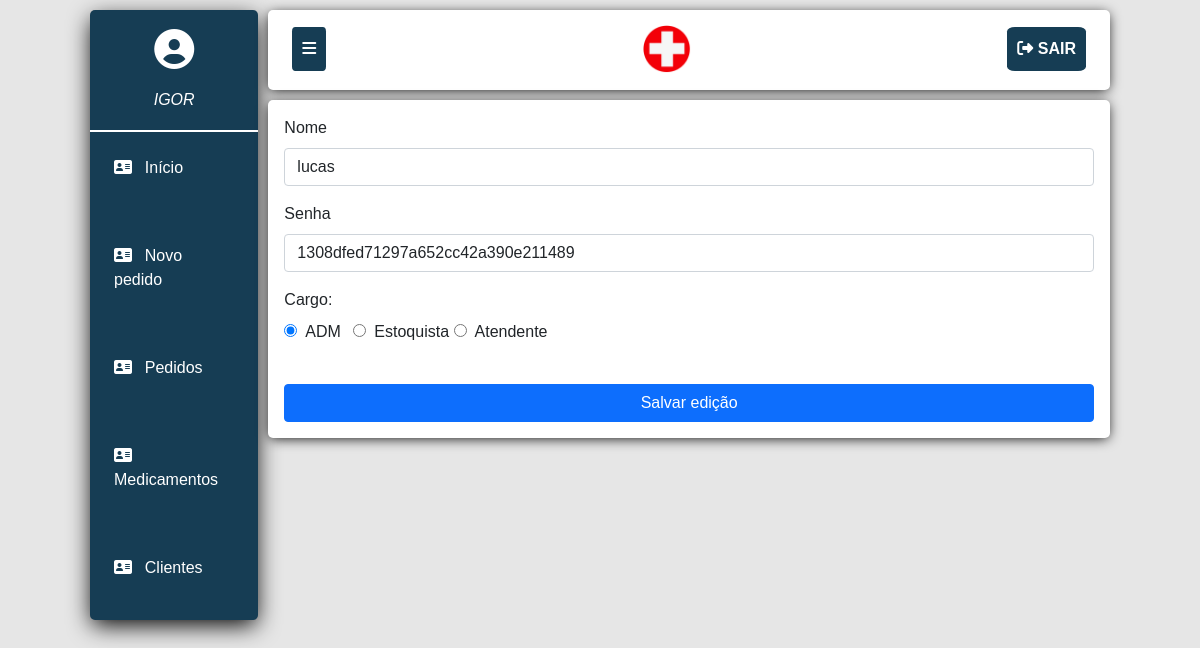
The app's page /editarFuncionario.php?ef=2 (signed in) with its own data.
### tables this page shows
CREATE TABLE `usuario` (
  `id_usuario` int(11) NOT NULL,
  `usuario` varchar(100) NOT NULL,
  `senha` varchar(100) NOT NULL,
  `acesso` varchar(100) NOT NULL,
  `status` varchar(10) NOT NULL
);

### editarFuncionario.php (the view, shortened to what this page needs)
<?php
include ('includes/dashboard.php');
if (isset($_REQUEST['ef'])) {
	$queryFuncionario = "SELECT * FROM usuario WHERE id_usuario = '".$_REQUEST['ef']."'";
	$eQueryFuncionario = mysqli_query($conexao, $queryFuncionario);
	while ($funcionario = mysqli_fetch_array($eQueryFuncionario)){
	  	$usuario = $funcionario['usuario'];
	  	$senha = $funcionario['senha'];
	  	$acesso = $funcionario['acesso']; ?>
	  		<div style="padding: 1rem;">
		  		<form method="post">
				  <div class="mb-3">
					<label for="usuario" class="form-label">Nome</label>
					<input type="text" class="form-control" name="usuarioNF" value="<?= $usuario?>">
				  </div>
				  <div class="mb-3">
					<label for="senha" class="form-label">Senha</label>
					<input type="text" class="form-control" id="senhaNF" name="senhaNF" value="<?= $senha?>">
				  </div>
				  <div class="mb-3">
					<label for="receita" class="form-label">Cargo:</label><br>
					<input type="radio" value="adm" name="acessoNF" <?php if ($acesso == "adm"){echo "checked";} ?>><label style="margin: 0 0.5rem;">ADM</label>
					<input type="radio" value="estoquista" name="acessoNF" <?php if ($acesso == "estoquista"){echo "checked";} ?>><label style="margin-left: 0.5rem;">Estoquista</label>
                    <input type="radio" value="atendente" name="acessoNF" <?php if ($acesso == "atendente"){echo "checked";} ?>><label style="margin-left: 0.5rem;">Atendente</label>
				  </div>
				  <br>
		          <button style="width: 100%;" type="submit" class="btn btn-primary">Salvar edição</button>
				</form>
			</div>
	<?php }
}
?>
<?php
include ('includes/footer.php');
?>

### css/estilo.css (style rules this page uses)
* { box-sizing: border-box; margin: 0; padding: 0; }
body { margin: 0 7.5% !important; font-family: 'Raleway', sans-serif; background-color: rgb(230,230,230); }

### records on screen
usuario: usuarioNF "lucas", senhaNF "1308dfed71297a652cc42a390e211489", acesso "☑"

### other values on screen
$_SESSION['usuario'] "IGOR"
